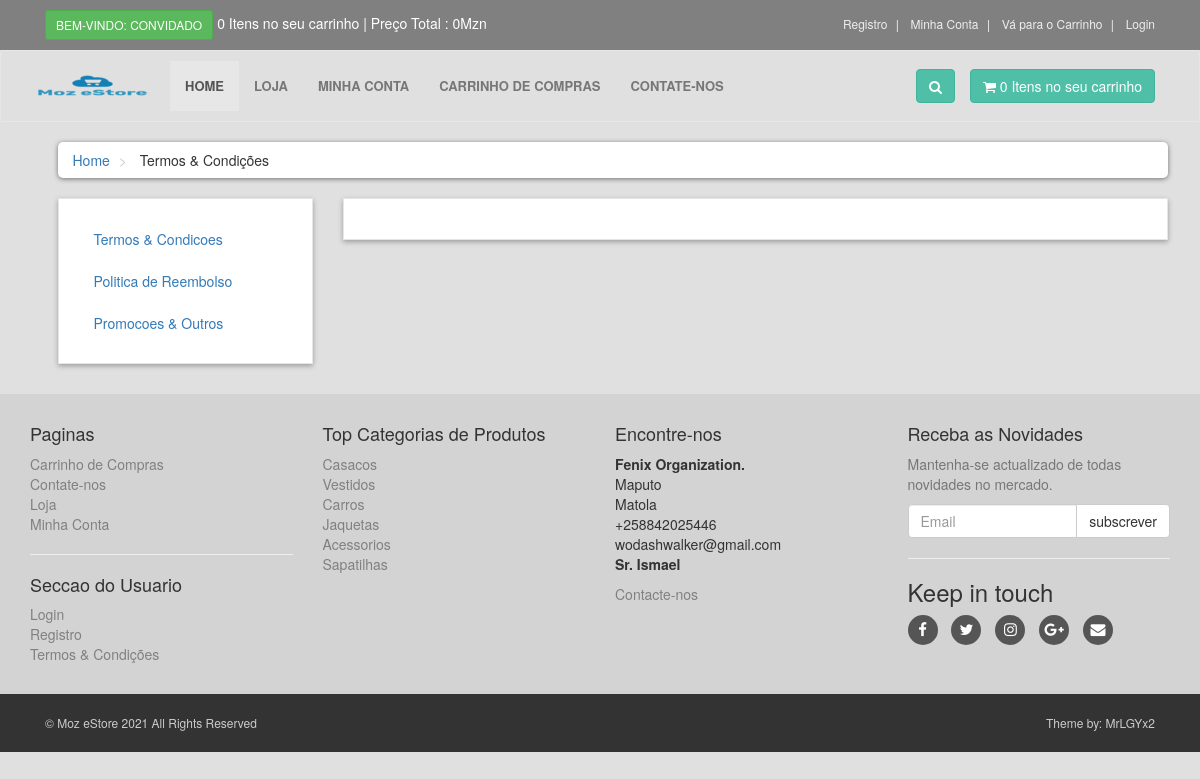
Page /terms.php on the committed database.
### tables this page shows
CREATE TABLE `terms` (
  `termsi_id` int(10) NOT NULL,
  `terms_title` varchar(100) NOT NULL,
  `terms_link` varchar(100) NOT NULL,
  `terms_desc` text NOT NULL
);

CREATE TABLE `product_categories` (
  `p_cat_id` int(10) NOT NULL,
  `p_cat_title` text NOT NULL,
  `p_cat_top` text NOT NULL,
  `p_cat_image` text NOT NULL
);

### terms.php (the view, shortened to what this page needs)
<?php
    include("includes/header.php");
?>
   <div id="content">
       <div class="container">
           <div class="col-md-12">
               <ul class="breadcrumb">
                   <li>
                       <a href="index.php">Home</a>
                   </li>
                   <li>
                       Termos & Condições
                   </li>
               </ul>
           </div>
                <div class="col-md-3">
                    <div class="box">
                        <ul class="nav nav-pills nav-stacked">
                            <?php
                            $get_terms = "select * from terms LIMIT 0,1";
                            $run_terms = mysqli_query($con,$get_terms);
                            while($row_terms=mysqli_fetch_array($run_terms)){
                                $term_title = $row_terms['terms_title'];
                                $term_link = $row_terms['terms_link'];
                                $term_id = $row_terms['termsi_id'];
                            ?>
                            <li class="<?php if(isset($_GET[$term_link])){echo"active";}?>">
                                <a href="terms.php?<?php echo $term_link?>=<?php echo $term_id?>">
                                <?php echo $term_title?>
                                </a>
                            </li>
                            <?php  } ?>
                            <?php
                                $count_terms = "select * from terms";
                                $run_count_terms = mysqli_query($con,$count_terms);
                                $count = mysqli_num_rows($run_count_terms);
                                $get_terms = "select * from terms LIMIT 1,$count";
                                $run_terms = mysqli_query($con,$get_terms);
                                while($row_terms=mysqli_fetch_array($run_terms)){
                                    $term_title = $row_terms['terms_title'];
                                    $term_link = $row_terms['terms_link'];
                                    $term_id = $row_terms['termsi_id'];
                            ?>
                            <li class="<?php if(isset($_GET[$term_link])){echo"active";}?>">
                                <a href="terms.php?<?php echo $term_link?>=<?php echo $term_id?>">
                                    <?php echo $term_title?>
                                </a>
                            </li>
                            <?php }?>
                        </ul>
                    </div>
                </div>
                <div class="col-md-9">
                    <div class="box">
                    </div>
                </div>
       </div>
   </div>
    <?php
        include("includes/footer.php");
    ?>
</body>
</html>

### includes/footer.php (shortened to what this page needs)
<div id="footer">
    <div class="container">
        <div class="row">
            <div class="col-sm-6 col-md-3">
              <h4>Paginas</h4>
               <ul>
                   <li><a href="cart.php">Carrinho de Compras</a></li>
                   <li><a href="contact.php">Contate-nos</a></li>
                   <li><a href="shop.php">Loja</a></li>
                   <li><a href="customer/my_account.php?my_orders">Minha Conta</a></li>
               </ul>
               <hr>
               <h4>Seccao do Usuario</h4>
               <ul>
                   <?php
                          if(!isset($_SESSION['customer_email'])){
                              echo"<a href='checkout.php'>Login</a>";
                          }else{
                              echo"<a href='customer/my_account.php?my_orders'>Minha Conta</a>";
                          }
                          ?>
                   <li><a href="customer_register.php">Registro</a></li>
                   <li><a href="terms.php?terms_conditions=1">Termos & Condições</a></li>
               </ul>
            </div>
            <div class="com-sm-6 col-md-3">
                <h4>Top Categorias de Produtos</h4>
                <ul>
                    <?php
                        $get_p_cats = "select * from product_categories order by rand() LIMIT 0,7";
                        $run_p_cats = mysqli_query($con,$get_p_cats);
                        while($row_p_cats=mysqli_fetch_array($run_p_cats)){
                            $p_cat_id = $row_p_cats['p_cat_id'];
                            $p_cat_title = $row_p_cats['p_cat_title'];
                            echo "
                                <li>
                                    <a href='shop.php?p_cat=$p_cat_id'>
                                        $p_cat_title
                                    </a>
                                </li>
                            ";
                        }
                    ?>
                </ul>
            </div>
            <div class="col-sm-6 col-md-3">
                <h4>Encontre-nos</h4>
                <p>
                    <strong>Fenix Organization.</strong>
                    <br/>Maputo
                    <br/>Matola
                    <br/>+258842025446
                    <br/>wodashwalker@gmail.com
                    <br/><strong>Sr. Ismael</strong>
                </p>
                <a href="contact.php">Contacte-nos</a>
            </div>
            <div class="col-sm-6 col-md-3">
                <h4>Receba as Novidades</h4>
                <p class="text-muted">
                  Mantenha-se actualizado de todas novidades no mercado.
                </p>
                <form action="get" method="post">
                    <div class="input-group">
                        <input type="text" class="form-control" name="email" required placeholder="Email">
                        <span class="input-group-btn">
                            <input type="submit" value="subscrever" class="btn btn-default">
                        </span>
                    </div>
                </form>
                <hr>
                <h3>Keep in touch</h3>
                <p class="social">
                    <a href="#" class="fa fa-facebook"></a>
                    <a href="#" class="fa fa-twitter"></a>
                    <a href="#" class="fa fa-instagram"></a>
                    <a href="#" class="fa fa-google-plus"></a>
                    <a href="#" class="fa fa-envelope"></a>
                </p>
            </div>
        </div>
    </div>
</div>
<div id="copyright">
    <div class="container">
        <div class="col-md-6">
            <p class="pull-left">&copy; Moz eStore 2021 All Rights Reserved</p>
        </div>
        <div class="col-md-6">
            <p class="pull-right">Theme by: <a href="#">MrLGYx2</a></p>
        </div>
    </div>
</div>

### styles/style.css (style rules this page uses)
body { font-size: 14px; line-height: 1.4285713; color: #333333; background: #e0e0e0; overflow-x: hidden; }
.box { background: #ffffff; margin: 0 0 30px; border: solid 1px #e6e6e6; box-sizing: border-box; padding: 20px; box-shadow: 0px 2px 5px rgb(0, 0, 0, .3); }
#content { padding-left: 25px; }
.breadcrumb { padding: 8px 15px; margin-bottom: 20px; background: #ffffff; border-radius: 5px; box-shadow: 0px 1px 5px rgba(0, 0, 0, .5); }
.breadcrumb> li + li:before { content: ">\00a0"; color: #cccccc; }
#footer { background: lightgray; padding: 20px 0; }
#footer a { color: gray; padding: 0; text-decoration: none; }
#footer ul { list-style: none; padding-left: 0px; }
#footer .social { text-align: left; }
#footer .social a { margin: 0px 10px 0px 0px; display: inline-block; color: #ffffff; width: 30px; height: 30px; padding-top: 0px; border-radius: 15px; line-height: 30px; font-size: 15px; text-align: center; vertical-align: bottom; background: #555555; text-decoration: none; }
#copyright { background: #333333; color: #cccccc; padding: 20px 0px; font-size: 12px; }
#copyright p { margin: 0px }
#copyright p a { color: #cccccc; text-align: right; text-decoration: none; }

### rows in the picture
terms: terms_title "Termos & Condicoes"
terms: terms_title "Politica de Reembolso"
terms: terms_title "Promocoes & Outros"
product_categories: p_cat_title "Casacos"
product_categories: p_cat_title "Vestidos"
product_categories: p_cat_title "Carros"
product_categories: p_cat_title "Jaquetas"
product_categories: p_cat_title "Acessorios"
product_categories: p_cat_title "Sapatilhas"

### other values in the picture
$count_items "0 0"
$total "0"
